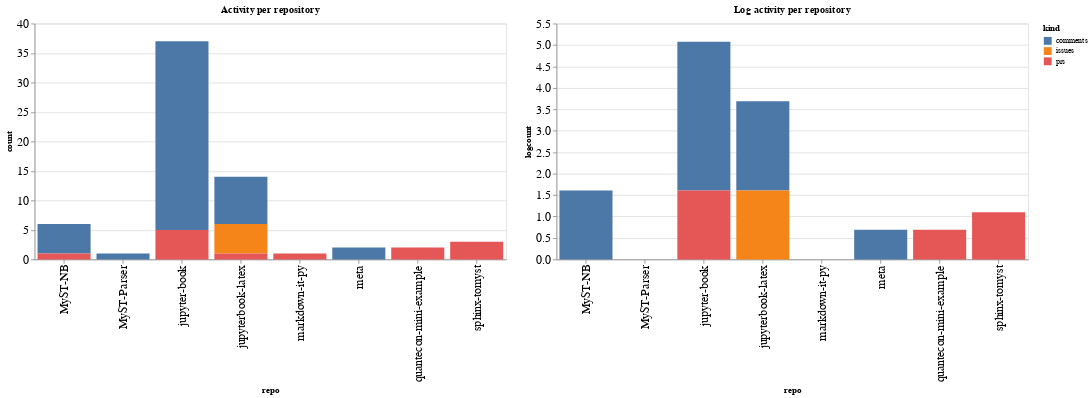

The notebook cell this image was saved under:
### Code cell
ch1 = alt.Chart(repo_summaries, width=600, title="Activity per repository").mark_bar().encode(
    x='repo',
    y='count',
    color='kind',
    tooltip="kind"
)

ch2 = alt.Chart(repo_summaries, width=600, title="Log activity per repository").mark_bar().encode(
    x='repo',
    y='logcount',
    color='kind',
    tooltip="kind"
)

ch1 | ch2

### Figure 1 — Vega-Lite specification as saved in the notebook (floating-point values rounded to 4 significant figures)
{"config": {"axisLeft": {"labelFontSize": 15}, "axisBottom": {"labelFontSize": 15}}, "hconcat": [{"mark": "bar", "encoding": {"color": {"type": "nominal", "field": "kind"}, "tooltip": {"type": "nominal", "field": "kind"}, "x": {"type": "nominal", "field": "repo"}, "y": {"type": "quantitative", "field": "count"}}, "title": "Activity per repository", "width": 600}, {"mark": "bar", "encoding": {"color": {"type": "nominal", "field": "kind"}, "tooltip": {"type": "nominal", "field": "kind"}, "x": {"type": "nominal", "field": "repo"}, "y": {"type": "quantitative", "field": "logcount"}}, "title": "Log activity per repository", "width": 600}], "data": {"name": "data-1fd5d619e1ebd8821d72b0c299b02c45"}, "$schema": "https://vega.github.io/schema/vega-lite/v4.8.1.json", "datasets": {"data-1fd5d619e1ebd8821d72b0c299b02c45": [{"repo": "MyST-NB", "kind": "comments", "count": 5, "logcount": 1.609}, {"repo": "MyST-NB", "kind": "prs", "count": 1, "logcount": 0.0}, {"repo": "MyST-Parser", "kind": "comments", "count": 1, "logcount": 0.0}, {"repo": "jupyter-book", "kind": "comments", "count": 32, "logcount": 3.466}, {"repo": "jupyter-book", "kind": "prs", "count": 5, "logcount": 1.609}, {"repo": "jupyterbook-latex", "kind": "comments", "count": 8, "logcount": 2.079}, {"repo": "jupyterbook-latex", "kind": "issues", "count": 5, "logcount": 1.609}, {"repo": "jupyterbook-latex", "kind": "prs", "count": 1, "logcount": 0.0}, {"repo": "markdown-it-py", "kind": "prs", "count": 1, "logcount": 0.0}, {"repo": "meta", "kind": "comments", "count": 2, "logcount": 0.6931}, {"repo": "quantecon-mini-example", "kind": "prs", "count": 2, "logcount": 0.6931}, {"repo": "sphinx-tomyst", "kind": "prs", "count": 3, "logcount": 1.099}]}}
